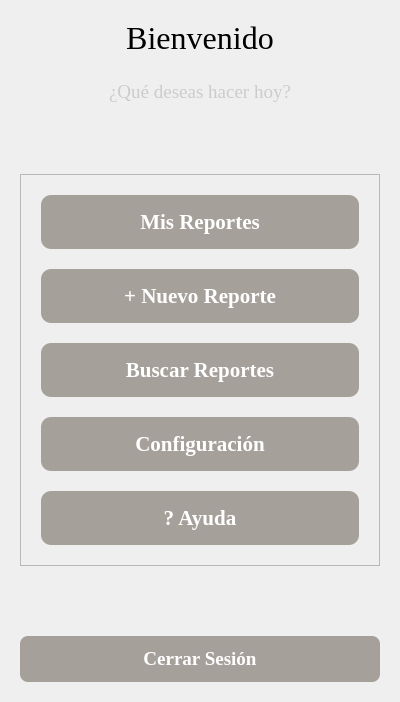
<?xml version="1.0" encoding="UTF-8"?>
<ui version="4.0">
 <class>MenuScreen</class>
 <widget class="QWidget" name="MenuScreen">
  <property name="geometry">
   <rect>
    <x>0</x>
    <y>0</y>
    <width>400</width>
    <height>702</height>
   </rect>
  </property>
  <property name="font">
   <font>
    <family>Times New Roman</family>
   </font>
  </property>
  <property name="windowTitle">
   <string>Menú Principal</string>
  </property>
  <layout class="QVBoxLayout" name="verticalLayout">
   <property name="spacing">
    <number>25</number>
   </property>
   <property name="leftMargin">
    <number>20</number>
   </property>
   <property name="topMargin">
    <number>20</number>
   </property>
   <property name="rightMargin">
    <number>20</number>
   </property>
   <property name="bottomMargin">
    <number>20</number>
   </property>
   <item>
    <widget class="QLabel" name="welcomeLabel">
     <property name="font">
      <font>
       <family>Times New Roman</family>
       <pointsize>24</pointsize>
      </font>
     </property>
     <property name="text">
      <string>Bienvenido</string>
     </property>
     <property name="alignment">
      <set>Qt::AlignCenter</set>
     </property>
    </widget>
   </item>
   <item>
    <widget class="QLabel" name="subtitleLabel">
     <property name="font">
      <font>
       <family>Times New Roman</family>
       <pointsize>14</pointsize>
      </font>
     </property>
     <property name="styleSheet">
      <string notr="true">color: #cccccc;</string>
     </property>
     <property name="text">
      <string>¿Qué deseas hacer hoy?</string>
     </property>
     <property name="alignment">
      <set>Qt::AlignCenter</set>
     </property>
    </widget>
   </item>
   <item>
    <spacer name="verticalSpacer">
     <property name="orientation">
      <enum>Qt::Vertical</enum>
     </property>
     <property name="sizeHint" stdset="0">
      <size>
       <width>20</width>
       <height>20</height>
      </size>
     </property>
    </spacer>
   </item>
   <item>
    <widget class="QFrame" name="frame_login">
     <property name="frameShape">
      <enum>QFrame::StyledPanel</enum>
     </property>
     <property name="frameShadow">
      <enum>QFrame::Raised</enum>
     </property>
     <layout class="QVBoxLayout" name="verticalLayout_2">
      <property name="spacing">
       <number>20</number>
      </property>
      <property name="leftMargin">
       <number>20</number>
      </property>
      <property name="topMargin">
       <number>20</number>
      </property>
      <property name="rightMargin">
       <number>20</number>
      </property>
      <property name="bottomMargin">
       <number>20</number>
      </property>
      <item>
       <widget class="QPushButton" name="reportes">
        <property name="font">
         <font>
          <family>Times New Roman</family>
          <pointsize>16</pointsize>
          <bold>true</bold>
         </font>
        </property>
        <property name="styleSheet">
         <string notr="true">background-color: #A6A09B; color: white; padding: 15px; border-radius: 10px;</string>
        </property>
        <property name="text">
         <string>Mis Reportes</string>
        </property>
       </widget>
      </item>
      <item>
       <widget class="QPushButton" name="nuevo_reporte">
        <property name="font">
         <font>
          <family>Times New Roman</family>
          <pointsize>16</pointsize>
          <bold>true</bold>
         </font>
        </property>
        <property name="styleSheet">
         <string notr="true">background-color: #A6A09B; color: white; padding: 15px; border-radius: 10px;</string>
        </property>
        <property name="text">
         <string>+ Nuevo Reporte</string>
        </property>
       </widget>
      </item>
      <item>
       <widget class="QPushButton" name="buscar">
        <property name="font">
         <font>
          <family>Times New Roman</family>
          <pointsize>16</pointsize>
          <bold>true</bold>
         </font>
        </property>
        <property name="styleSheet">
         <string notr="true">background-color: #A6A09B; color: white; padding: 15px; border-radius: 10px;</string>
        </property>
        <property name="text">
         <string>Buscar Reportes</string>
        </property>
       </widget>
      </item>
      <item>
       <widget class="QPushButton" name="configuracion">
        <property name="font">
         <font>
          <family>Times New Roman</family>
          <pointsize>16</pointsize>
          <bold>true</bold>
         </font>
        </property>
        <property name="styleSheet">
         <string notr="true">background-color: #A6A09B; color: white; padding: 15px; border-radius: 10px;</string>
        </property>
        <property name="text">
         <string>Configuración</string>
        </property>
       </widget>
      </item>
      <item>
       <widget class="QPushButton" name="ayuda">
        <property name="font">
         <font>
          <family>Times New Roman</family>
          <pointsize>16</pointsize>
          <bold>true</bold>
         </font>
        </property>
        <property name="styleSheet">
         <string notr="true">background-color: #A6A09B; color: white; padding: 15px; border-radius: 10px;</string>
        </property>
        <property name="text">
         <string>? Ayuda</string>
        </property>
       </widget>
      </item>
     </layout>
    </widget>
   </item>
   <item>
    <spacer name="verticalSpacer_2">
     <property name="orientation">
      <enum>Qt::Vertical</enum>
     </property>
     <property name="sizeHint" stdset="0">
      <size>
       <width>20</width>
       <height>40</height>
      </size>
     </property>
    </spacer>
   </item>
   <item>
    <widget class="QPushButton" name="salir">
     <property name="font">
      <font>
       <family>Times New Roman</family>
       <pointsize>14</pointsize>
       <bold>true</bold>
      </font>
     </property>
     <property name="styleSheet">
      <string notr="true">background-color: #A6A09B; color: white; padding: 12px; border-radius: 8px;</string>
     </property>
     <property name="text">
      <string>Cerrar Sesión</string>
     </property>
    </widget>
   </item>
  </layout>
 </widget>
 <resources/>
 <connections/>
</ui>
